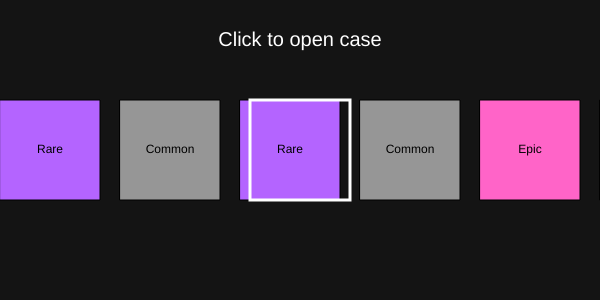
Frame 1 (no input)
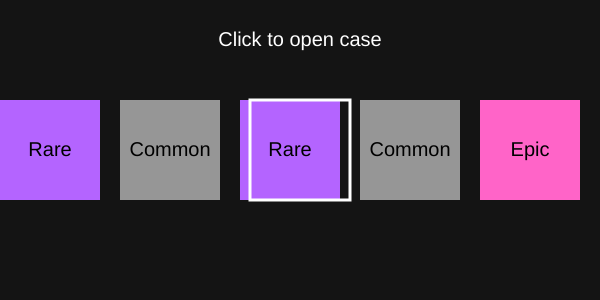
Frame 60 (no input)
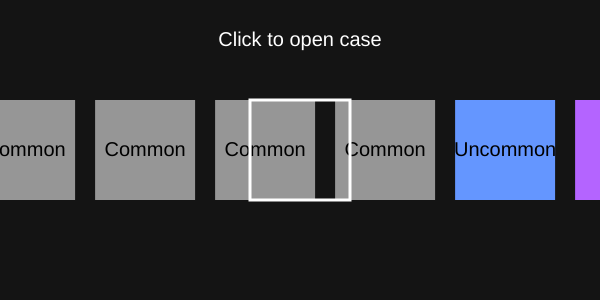
Frame 120 (the mouse pressed at the canvas centre since frame 60)

The p5.js sketch that drew these frames (run headless with seeded random() and noise() and a simulated clock; from frame 60 on, the mouse is pressed at the canvas centre):

// p5.js sketch
// ── sketch.js
let items = [];
let offset = 0;
let speed = 0;
let spinning = false;
let selectedItem = "";

function setup() {
  createCanvas(600, 300);

  // skins
  let names = [
    "Common", "Common", "Common",
    "Uncommon", "Uncommon",
    "Rare",
    "Epic",
    "Legendary"
  ];

  // duplicate to make long strip
  for (let i = 0; i < 100; i++) {
    items.push(random(names));
  }
}

function draw() {
  background(20);

  translate(-offset, 0);

  // draw items
  for (let i = 0; i < items.length; i++) {
    let x = i * 120;

    let rarity = items[i];

    // colours based on rarity
    if (rarity === "Common") fill(150);
    if (rarity === "Uncommon") fill(100, 150, 255);
    if (rarity === "Rare") fill(180, 100, 255);
    if (rarity === "Epic") fill(255, 100, 200);
    if (rarity === "Legendary") fill(255, 200, 50);

    rect(x, 100, 100, 100);

    fill(0);
    textAlign(CENTER, CENTER);
    text(rarity, x + 50, 150);
  }

  // center selection box
  resetMatrix();
  noFill();
  stroke(255);
  strokeWeight(3);
  rect(width / 2 - 50, 100, 100, 100);

  // spinning logic
  if (spinning) {
    offset += speed;
    speed *= 0.97; // slow down

    if (speed < 0.5) {
      spinning = false;

      let index = floor((offset + width / 2) / 120);
      selectedItem = items[index];
    }
  }

  // result text
  fill(255);
  noStroke();
  textSize(20);
  text("Click to open case", width / 2, 40);

  if (!spinning && selectedItem !== "") {
    text("You got: " + selectedItem, width / 2, 260);
  }
}

function mousePressed() {
  if (!spinning) {
    speed = random(20, 30);
    spinning = true;
    selectedItem = "";
  }
}
